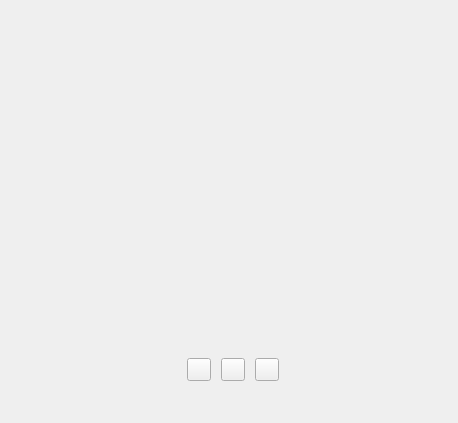
<?xml version="1.0" encoding="UTF-8"?>
<ui version="4.0">
 <class>MeetingMainDialog</class>
 <widget class="QWidget" name="MeetingMainDialog">
  <property name="geometry">
   <rect>
    <x>0</x>
    <y>0</y>
    <width>458</width>
    <height>423</height>
   </rect>
  </property>
  <layout class="QHBoxLayout" name="horizontalLayout_7">
   <property name="spacing">
    <number>0</number>
   </property>
   <property name="leftMargin">
    <number>0</number>
   </property>
   <property name="topMargin">
    <number>0</number>
   </property>
   <property name="rightMargin">
    <number>0</number>
   </property>
   <property name="bottomMargin">
    <number>0</number>
   </property>
   <item>
    <widget class="KVideoUI" name="bigVideo" native="true">
     <widget class="KVideoUI" name="smallVideo" native="true">
      <property name="geometry">
       <rect>
        <x>330</x>
        <y>10</y>
        <width>120</width>
        <height>80</height>
       </rect>
      </property>
     </widget>
     <widget class="QWidget" name="bottomWidget" native="true">
      <property name="geometry">
       <rect>
        <x>40</x>
        <y>340</y>
        <width>386</width>
        <height>59</height>
       </rect>
      </property>
      <layout class="QHBoxLayout" name="horizontalLayout">
       <property name="spacing">
        <number>10</number>
       </property>
       <property name="leftMargin">
        <number>0</number>
       </property>
       <property name="topMargin">
        <number>10</number>
       </property>
       <property name="rightMargin">
        <number>0</number>
       </property>
       <property name="bottomMargin">
        <number>10</number>
       </property>
       <item>
        <spacer name="horizontalSpacer">
         <property name="orientation">
          <enum>Qt::Horizontal</enum>
         </property>
         <property name="sizeHint" stdset="0">
          <size>
           <width>40</width>
           <height>20</height>
          </size>
         </property>
        </spacer>
       </item>
       <item>
        <widget class="QActionStyleBtn" name="btnMic">
         <property name="cursor">
          <cursorShape>PointingHandCursor</cursorShape>
         </property>
         <property name="text">
          <string/>
         </property>
        </widget>
       </item>
       <item>
        <widget class="QActionStyleBtn" name="btnExit">
         <property name="cursor">
          <cursorShape>PointingHandCursor</cursorShape>
         </property>
         <property name="text">
          <string/>
         </property>
        </widget>
       </item>
       <item>
        <widget class="QActionStyleBtn" name="btnVideo">
         <property name="cursor">
          <cursorShape>PointingHandCursor</cursorShape>
         </property>
         <property name="text">
          <string/>
         </property>
        </widget>
       </item>
       <item>
        <spacer name="horizontalSpacer_2">
         <property name="orientation">
          <enum>Qt::Horizontal</enum>
         </property>
         <property name="sizeHint" stdset="0">
          <size>
           <width>40</width>
           <height>20</height>
          </size>
         </property>
        </spacer>
       </item>
      </layout>
     </widget>
    </widget>
   </item>
  </layout>
 </widget>
 <layoutdefault spacing="6" margin="11"/>
 <customwidgets>
  <customwidget>
   <class>KVideoUI</class>
   <extends>QWidget</extends>
   <header>KVideoUI.h</header>
   <container>1</container>
  </customwidget>
  <customwidget>
   <class>QActionStyleBtn</class>
   <extends>QToolButton</extends>
   <header>QActionStyleBtn.h</header>
  </customwidget>
 </customwidgets>
 <resources/>
 <connections/>
</ui>
